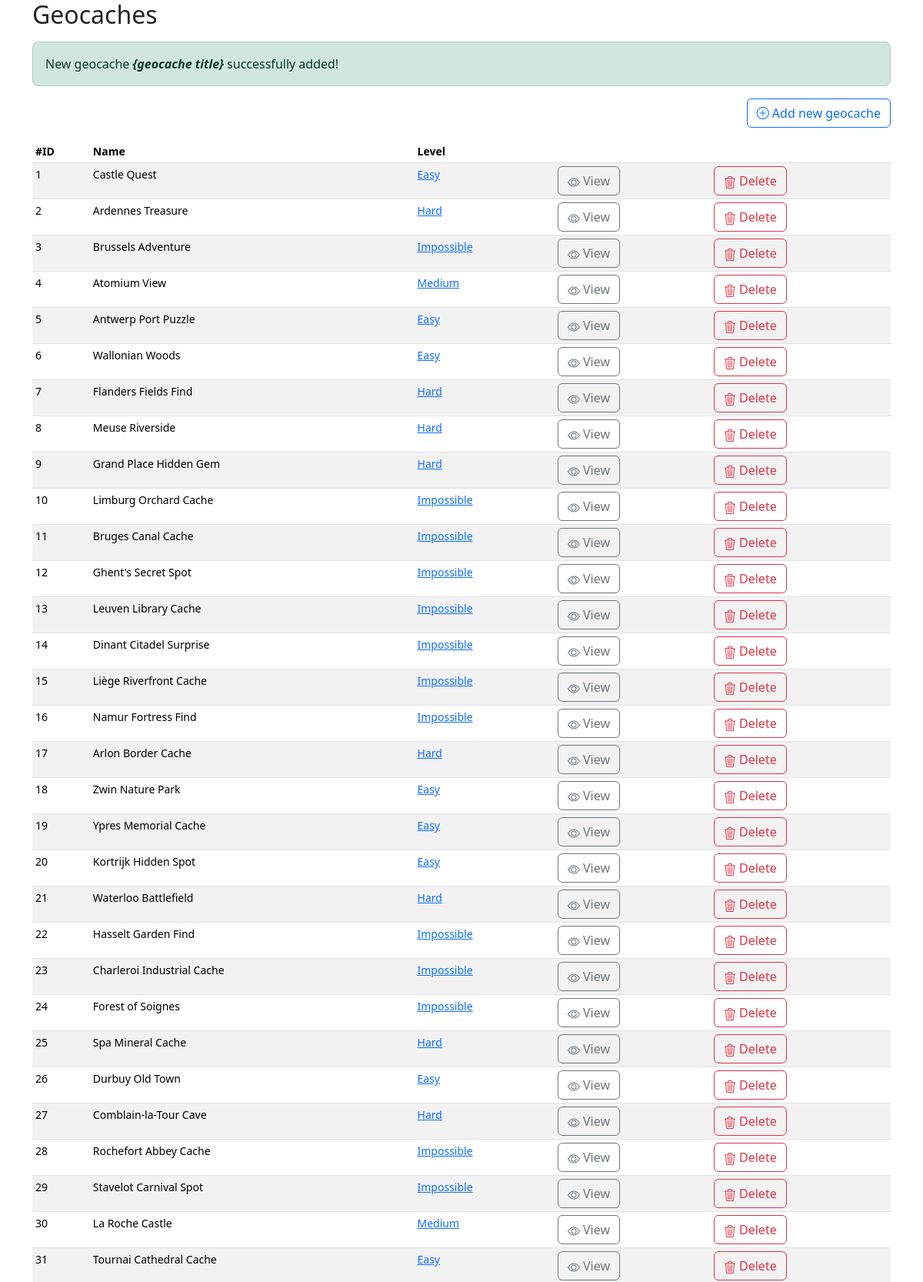
The page / (upper part) on the database its author committed.
### tables this page shows
CREATE TABLE `geocaches` (
  `id` int unsigned NOT NULL AUTO_INCREMENT,
  `name` varchar(255) NOT NULL,
  `description` longtext,
  `hint` varchar(255) DEFAULT NULL,
  `latitude` double NOT NULL,
  `longitude` double NOT NULL,
  `level_id` int NOT NULL,
  PRIMARY KEY (`id`)
);

CREATE TABLE `geolevels` (
  `id` int unsigned NOT NULL AUTO_INCREMENT,
  `name` varchar(100) NOT NULL,
  `weight` int DEFAULT NULL,
  PRIMARY KEY (`id`)
);

### db.inc.php (called while the page is built, shortened)
<?php
function connectToDB()
{
    $db_host = '127.0.0.1';
    $db_user = 'root';
    $db_password = 'root';
    $db_db = 'phpbasis';
    $db_port = 8889;
    try {
        $db = new PDO('mysql:host=' . $db_host . '; port=' . $db_port . '; dbname=' . $db_db, $db_user, $db_password);
    } catch (PDOException $e) {
        echo "Error!: " . $e->getMessage() . "<br />";
        die();
    }
    $db->setAttribute(PDO::ATTR_EMULATE_PREPARES, FALSE);
    return $db;
}
function getGeoCaches($filter_level = 0): array
{
    $sql = "SELECT geocaches.*, geolevels.name as level_name FROM geocaches
    LEFT JOIN geolevels
    ON geocaches.level_id = geolevels.id";
    $stmt = connectToDB()->prepare($sql);
    $stmt->execute();
    return $stmt->fetchAll(PDO::FETCH_ASSOC);
}

### index.php (the view, shortened to what this page needs)
<?php
require('db.inc.php');
$items = getGeoCaches();
?>
<!doctype html>
<html lang="en">
<head>
    <link href="https://cdn.jsdelivr.net/npm/bootstrap@5.3.3/dist/css/bootstrap.min.css" rel="stylesheet">
    <link rel="stylesheet" href="https://cdn.jsdelivr.net/npm/bootstrap-icons@1.11.3/font/bootstrap-icons.css">
</head>
<body>
    <div class="container">
        <main>
            <h2>Geocaches</h2>
            <div id="#custom-message" class="p-3 text-success-emphasis bg-success-subtle border border-success-subtle rounded-3 mt-3">
                New geocache <strong><i>{geocache title}</i></strong> successfully added!
            </div>
            <div class="mt-3 mb-3 text-end">
                <a href="add.php">
                    <button type="button" class="btn btn-outline-primary"><i class="bi bi-plus-circle"></i> Add new geocache</button>
                </a>
            </div>
            <div class="table-responsive small">
                <table class="table table-hover table-striped table-sm">
                    <thead>
                        <tr>
                            <th scope="col">#ID</th>
                            <th scope="col">Name</th>
                            <th scope="col">Level</th>
                            <th scope="col"></th>
                            <th scope="col"></th>
                        </tr>
                    </thead>
                    <tbody>
                        <?php foreach ($items as $item): ?>
                            <tr>
                                <td><?= $item['id']; ?></td>
                                <td><?= $item['name']; ?></td>
                                <td>
                                    <a href="#">
                                        <?= $item['level_name']; ?>
                                    </a>
                                </td>
                                <td>
                                    <a href="detail.php">
                                        <button type="button" class="btn btn-outline-secondary">
                                             View</button>
                                    </a>
                                </td>
                                <td>
                                    <a href="index.php">
                                        <button type="button" class="btn btn-outline-danger">
                                             Delete</button>
                                    </a>
                                </td>
                            </tr>
                        <?php endforeach; ?>
                    </tbody>
                </table>
            </div>
        </main>
    </div>
</body>
</html>

### rows shown on the page
geocaches: id "1", name "Castle Quest", geolevels.name "Easy"
geocaches: id "2", name "Ardennes Treasure", geolevels.name "Hard"
geocaches: id "3", name "Brussels Adventure", geolevels.name "Impossible"
geocaches: id "4", name "Atomium View", geolevels.name "Medium"
geocaches: id "5", name "Antwerp Port Puzzle", geolevels.name "Easy"
geocaches: id "6", name "Wallonian Woods", geolevels.name "Easy"
geocaches: id "7", name "Flanders Fields Find", geolevels.name "Hard"
geocaches: id "8", name "Meuse Riverside", geolevels.name "Hard"
geocaches: id "9", name "Grand Place Hidden Gem", geolevels.name "Hard"
geocaches: id "10", name "Limburg Orchard Cache", geolevels.name "Impossible"
geocaches: id "11", name "Bruges Canal Cache", geolevels.name "Impossible"
geocaches: id "12", name "Ghent's Secret Spot", geolevels.name "Impossible"
geocaches: id "13", name "Leuven Library Cache", geolevels.name "Impossible"
geocaches: id "14", name "Dinant Citadel Surprise", geolevels.name "Impossible"
geocaches: id "15", name "Liège Riverfront Cache", geolevels.name "Impossible"
geocaches: id "16", name "Namur Fortress Find", geolevels.name "Impossible"
geocaches: id "17", name "Arlon Border Cache", geolevels.name "Hard"
geocaches: id "18", name "Zwin Nature Park", geolevels.name "Easy"
geocaches: id "19", name "Ypres Memorial Cache", geolevels.name "Easy"
geocaches: id "20", name "Kortrijk Hidden Spot", geolevels.name "Easy"
geocaches: id "21", name "Waterloo Battlefield", geolevels.name "Hard"
geocaches: id "22", name "Hasselt Garden Find", geolevels.name "Impossible"
geocaches: id "23", name "Charleroi Industrial Cache", geolevels.name "Impossible"
geocaches: id "24", name "Forest of Soignes", geolevels.name "Impossible"
geocaches: id "25", name "Spa Mineral Cache", geolevels.name "Hard"
geocaches: id "26", name "Durbuy Old Town", geolevels.name "Easy"
geocaches: id "27", name "Comblain-la-Tour Cave", geolevels.name "Hard"
geocaches: id "28", name "Rochefort Abbey Cache", geolevels.name "Impossible"
geocaches: id "29", name "Stavelot Carnival Spot", geolevels.name "Impossible"
geocaches: id "30", name "La Roche Castle", geolevels.name "Medium"
geocaches: id "31", name "Tournai Cathedral Cache", geolevels.name "Easy"
